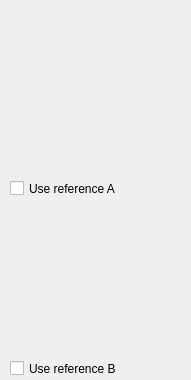
<?xml version="1.0" encoding="UTF-8"?>
<ui version="4.0">
 <class>hingeWidget</class>
 <widget class="QWidget" name="hingeWidget">
  <property name="geometry">
   <rect>
    <x>0</x>
    <y>0</y>
    <width>191</width>
    <height>380</height>
   </rect>
  </property>
  <property name="windowTitle">
   <string>Form</string>
  </property>
  <widget class="transformWidget" name="transformAWidget" native="true">
   <property name="geometry">
    <rect>
     <x>10</x>
     <y>20</y>
     <width>176</width>
     <height>157</height>
    </rect>
   </property>
  </widget>
  <widget class="QCheckBox" name="useReferenceACheckBox">
   <property name="geometry">
    <rect>
     <x>10</x>
     <y>180</y>
     <width>171</width>
     <height>17</height>
    </rect>
   </property>
   <property name="text">
    <string>Use reference A</string>
   </property>
  </widget>
  <widget class="transformWidget" name="transformBWidget" native="true">
   <property name="geometry">
    <rect>
     <x>10</x>
     <y>200</y>
     <width>176</width>
     <height>157</height>
    </rect>
   </property>
  </widget>
  <widget class="QCheckBox" name="useReferenceBCheckBox">
   <property name="geometry">
    <rect>
     <x>10</x>
     <y>360</y>
     <width>171</width>
     <height>17</height>
    </rect>
   </property>
   <property name="text">
    <string>Use reference B</string>
   </property>
  </widget>
 </widget>
 <customwidgets>
  <customwidget>
   <class>transformWidget</class>
   <extends>QWidget</extends>
   <header location="global">widgets/constraintPropertiesWidgets/transformwidget.h</header>
   <container>1</container>
  </customwidget>
 </customwidgets>
 <resources/>
 <connections/>
</ui>
